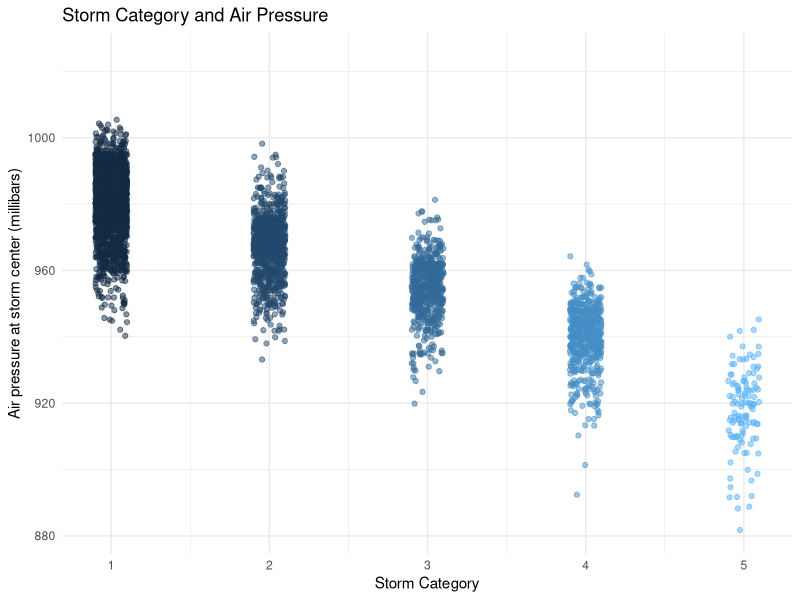

Write R code to recreate this figure.
## ---- chunk 1
knitr::opts_chunk$set(echo = TRUE)
library(tidyverse)
## ---- chunk 2
summary(storms)
## ---- chunk 3
names(storms)
## ---- chunk 4
ggplot(data = storms, aes(x = category, y = pressure)) +
  geom_jitter(width = 0.1, 
              alpha = 0.5,
              aes(color = category),
              show.legend = FALSE) +
  labs(x = "Storm Category", 
       y = "Air pressure at storm center (millibars)", title = "Storm Category and Air Pressure"
       ) +
  theme_minimal()
